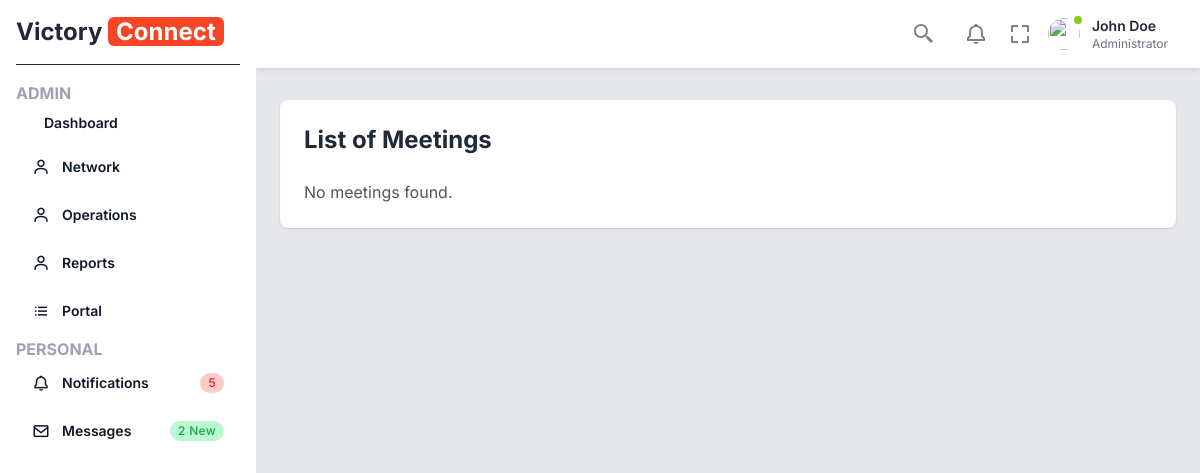
The page /meetings/ (signed in) on the database as committed earlier.
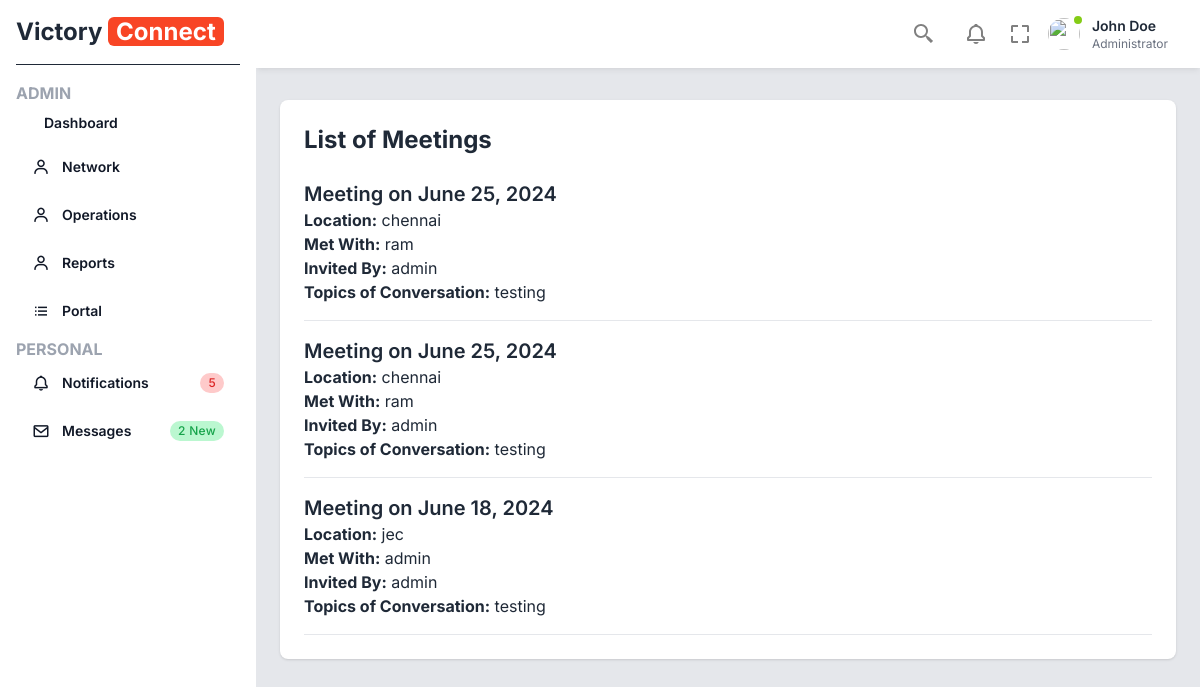
The same page on the database as committed later.
### base/models.py (models this page shows, shortened)
class Meeting(models.Model):
    MEETING_TYPES = [
        ('one_to_one', 'One-to-One'),
        ('group', 'Group'),
    ]
    chapter = models.CharField(max_length=100, default='Radiance')
    met_with = models.ForeignKey(User, on_delete=models.CASCADE, related_name='meetings_met_with')
    invited_by = models.ForeignKey(User, on_delete=models.CASCADE, related_name='meetings_invited_by')
    location = models.CharField(max_length=255)
    topics_of_conversation = models.TextField()
    date = models.DateField()
    meeting_type = models.CharField(max_length=10, choices=MEETING_TYPES, default='one_to_one')

### base/views/onetoone.py (the view)
# urls.py: path('meetings/', meeting_list, name='meeting_list'),
@login_required
def meeting_list(request):
    meetings = Meeting.objects.filter(invited_by=request.user)
    return render(request, 'oneslip/meeting_list.html', {'meetings': meetings})

### templates/oneslip/meeting_list.html (shortened to what this page needs)
{% extends 'base.html' %}
{% block content %}
<div class="container mx-auto px-4 py-8">
    <div class="max-w-4xl mx-auto bg-white p-6 rounded-lg shadow">
        <h1 class="text-2xl font-bold mb-6">List of Meetings</h1>
        {% if meetings %}
        <div class="space-y-4">
            {% for meeting in meetings %}
            <div class="border-b pb-4">
                <h2 class="text-xl font-semibold">Meeting on {{ meeting.date }}</h2>
                <p><strong>Location:</strong> {{ meeting.location }}</p>
                <p><strong>Met With:</strong> {{ meeting.met_with.username }}</p>
                <p><strong>Invited By:</strong> {{ meeting.invited_by.username }}</p>
                <p><strong>Topics of Conversation:</strong> {{ meeting.topics_of_conversation }}</p>
            </div>
            {% endfor %}
        </div>
        {% else %}
        <p class="text-gray-600">No meetings found.</p>
        {% endif %}
    </div>
</div>
{% endblock %}

### templates/base.html (shortened to what this page needs)
<!DOCTYPE html>
<html lang="en">
<head>
    <link href="https://fonts.bunny.net/css?family=figtree:400,500,600&display=swap" rel="stylesheet" />
    <link href='https://unpkg.com/boxicons@2.1.4/css/boxicons.min.css' rel='stylesheet'>
    <link href="https://cdn.jsdelivr.net/npm/remixicon@3.5.0/fonts/remixicon.css" rel="stylesheet">
    <script src="https://cdn.tailwindcss.com"></script>
     <link href="https://cdn.jsdelivr.net/npm/tailwindcss@2.2.19/dist/tailwind.min.css" rel="stylesheet">
     <link href="https://cdn.jsdelivr.net/npm/select2@4.1.0-rc.0/dist/css/select2.min.css" rel="stylesheet" />
     <link rel="stylesheet" href="https://cdnjs.cloudflare.com/ajax/libs/dropzone/5.9.3/dropzone.min.css">
</head>
<body class="text-gray-800 font-inter">
    <div class="fixed left-0 top-0 w-64 h-full bg-white p-4 z-50 sidebar-menu transition-transform">
        <a href="#" class="flex items-center pb-4 border-b border-b-gray-800">
            <h2 class="font-bold text-2xl">Victory <span class="bg-[#f84525] text-white px-2 rounded-md">Connect</span></h2>
        </a>
        <ul class="mt-4">
            <span class="text-gray-400 font-bold">ADMIN</span>
            <li class="mb-1 group">
                <a href="{% url 'dashboard' %}" class="flex font-semibold items-center py-2 px-4 text-gray-900 hover:bg-gray-950 hover:text-gray-100 rounded-md group-[.active]:bg-gray-800 group-[.active]:text-white group-[.selected]:bg-gray-950 group-[.selected]:text-gray-100">
                    <span class="text-sm">Dashboard</span>
                </a>
            </li>
            <li class="mb-1 group">
                <a href="" class="flex font-semibold items-center py-2 px-4 text-gray-900 hover:bg-gray-950 hover:text-gray-100 rounded-md group-[.active]:bg-gray-800 group-[.active]:text-white group-[.selected]:bg-gray-950 group-[.selected]:text-gray-100 sidebar-dropdown-toggle">
                    <i class='bx bx-user mr-3 text-lg'></i>
                    <span class="text-sm">Network</span>
                </a>
            </li>
            <li class="mb-1 group">
                <a href="" class="flex font-semibold items-center py-2 px-4 text-gray-900 hover:bg-gray-950 hover:text-gray-100 rounded-md group-[.active]:bg-gray-800 group-[.active]:text-white group-[.selected]:bg-gray-950 group-[.selected]:text-gray-100 sidebar-dropdown-toggle">
                    <i class='bx bx-user mr-3 text-lg'></i>
                    <span class="text-sm">Operations</span>
                </a>
            </li>
            <li class="mb-1 group">
                <a href="" class="flex font-semibold items-center py-2 px-4 text-gray-900 hover:bg-gray-950 hover:text-gray-100 rounded-md group-[.active]:bg-gray-800 group-[.active]:text-white group-[.selected]:bg-gray-950 group-[.selected]:text-gray-100 sidebar-dropdown-toggle">
                    <i class='bx bx-user mr-3 text-lg'></i>
                    <span class="text-sm">Reports</span>
                </a>
            </li>
            <li class="mb-1 group">
                <a href="" class="flex font-semibold items-center py-2 px-4 text-gray-900 hover:bg-gray-950 hover:text-gray-100 rounded-md group-[.active]:bg-gray-800 group-[.active]:text-white group-[.selected]:bg-gray-950 group-[.selected]:text-gray-100">
                    <i class='bx bx-list-ul mr-3 text-lg'></i>
                    <span class="text-sm">Portal</span>
                </a>
            </li>
            <span class="text-gray-400 font-bold">PERSONAL</span>
            <li class="mb-1 group">
                <a href="" class="flex font-semibold items-center py-2 px-4 text-gray-900 hover:bg-gray-950 hover:text-gray-100 rounded-md group-[.active]:bg-gray-800 group-[.active]:text-white group-[.selected]:bg-gray-950 group-[.selected]:text-gray-100">
                    <i class='bx bx-bell mr-3 text-lg' ></i>
                    <span class="text-sm">Notifications</span>
                    <span class=" md:block px-2 py-0.5 ml-auto text-xs font-medium tracking-wide text-red-600 bg-red-200 rounded-full">5</span>
                </a>
            </li>
            <li class="mb-1 group">
                <a href="" class="flex font-semibold items-center py-2 px-4 text-gray-900 hover:bg-gray-950 hover:text-gray-100 rounded-md group-[.active]:bg-gray-800 group-[.active]:text-white group-[.selected]:bg-gray-950 group-[.selected]:text-gray-100">
                    <i class='bx bx-envelope mr-3 text-lg' ></i>
                    <span class="text-sm">Messages</span>
                    <span class=" md:block px-2 py-0.5 ml-auto text-xs font-medium tracking-wide text-green-600 bg-green-200 rounded-full">2 New</span>
                </a>
            </li>
        </ul>
    </div>
    <main class="w-full md:w-[calc(100%-256px)] md:ml-64 bg-gray-200 min-h-screen transition-all main">
        <div class="py-2 px-6 bg-white flex items-center shadow-md shadow-black/5 sticky top-0 left-0 z-30">
            <ul class="ml-auto flex items-center">
                <li class="mr-1 dropdown">
                    <button type="button" class="dropdown-toggle text-gray-400 mr-4 w-8 h-8 rounded flex items-center justify-center  hover:text-gray-600">
                    </button>
                </li>
                <li class="dropdown">
                    <button type="button" class="dropdown-toggle text-gray-400 mr-4 w-8 h-8 rounded flex items-center justify-center  hover:text-gray-600">
                    </button>
                </li>
                <button id="fullscreen-button">
                    <svg xmlns="http://www.w3.org/2000/svg" width="24" height="24" class="hover:bg-gray-100 rounded-full" viewBox="0 0 24 24" style="fill: gray;transform: ;msFilter:;"><path d="M5 5h5V3H3v7h2zm5 14H5v-5H3v7h7zm11-5h-2v5h-5v2h7zm-2-4h2V3h-7v2h5z"></path></svg>
                </button>
                <li class="dropdown ml-3">
                    <button type="button" class="dropdown-toggle flex items-center">
                        <div class="flex-shrink-0 w-10 h-10 relative">
                            <div class="p-1 bg-white rounded-full focus:outline-none focus:ring">
                                <img class="w-8 h-8 rounded-full" src="https://laravelui.spruko.com/tailwind/ynex/build/assets/images/faces/9.jpg" alt=""/>
                                <div class="top-0 left-7 absolute w-3 h-3 bg-lime-500 border-2 border-white rounded-full"></div>
                            </div>
                        </div>
                        <div class="p-2 md:block text-left">
                            <h2 class="text-sm font-semibold text-gray-800">John Doe</h2>
                            <p class="text-xs text-gray-500">Administrator</p>
                        </div>
                    </button>
                </li>
            </ul>
        </div>
        {% block content %}
        {% endblock %}
    </main>
</body>
</html>

### templates/base.html (style rules this page uses)
html { line-height: 1.5; -webkit-text-size-adjust: 100%; -moz-tab-size: 4; -o-tab-size: 4; tab-size: 4; font-family: ui-sans-serif, system-ui, -apple-system, BlinkMacSystemFont, "Segoe UI", Roboto, "Helvetica Neue", Arial, "Noto Sans", sans-serif, "Apple Color Emoji", "Segoe UI Emoji", "Segoe UI Symbol", "Noto Color Emoji"; font-feature-settings: normal; font-variation-settings: normal; }
body { margin: 0; line-height: inherit; }
h1, h2, h3, h4, h5, h6 { font-size: inherit; font-weight: inherit; }
a { color: inherit; text-decoration: inherit; }
b, strong { font-weight: bolder; }
button, input, optgroup, select, textarea { font-family: inherit; font-feature-settings: inherit; font-variation-settings: inherit; font-size: 100%; font-weight: inherit; line-height: inherit; color: inherit; margin: 0; padding: 0; }
button, select { text-transform: none; }
button, [type='button'], [type='reset'], [type='submit'] { -webkit-appearance: button; background-color: transparent; background-image: none; }
blockquote, dl, dd, h1, h2, h3, h4, h5, h6, hr, figure, p, pre { margin: 0; }
ol, ul, menu { list-style: none; margin: 0; padding: 0; }
button, [role="button"] { cursor: pointer; }
img, svg, video, canvas, audio, iframe, embed, object { display: block; vertical-align: middle; }
img, video { max-width: 100%; height: auto; }
.fixed { position: fixed; }
.absolute { position: absolute; }
.relative { position: relative; }
.sticky { position: sticky; }
.left-0 { left: 0px; }
.top-0 { top: 0px; }
.z-30 { z-index: 30; }
.z-50 { z-index: 50; }
.mb-1 { margin-bottom: 0.25rem; }
.mb-6 { margin-bottom: 1.5rem; }
.ml-3 { margin-left: 0.75rem; }
.ml-auto { margin-left: auto; }
.mr-1 { margin-right: 0.25rem; }
.mr-3 { margin-right: 0.75rem; }
.mr-4 { margin-right: 1rem; }
.mt-4 { margin-top: 1rem; }
.flex { display: flex; }
.h-8 { height: 2rem; }
.h-full { height: 100%; }
.min-h-screen { min-height: 100vh; }
.w-64 { width: 16rem; }
.w-8 { width: 2rem; }
.w-full { width: 100%; }
.items-center { align-items: center; }
.justify-center { justify-content: center; }
.rounded { border-radius: 0.25rem; }
.rounded-full { border-radius: 9999px; }
.rounded-md { border-radius: 0.375rem; }
.border-b { border-bottom-width: 1px; }
.border-b-gray-800 { --tw-border-opacity: 1; border-bottom-color: rgb(31 41 55 / var(--tw-border-opacity)); }
.bg-white { --tw-bg-opacity: 1; background-color: rgb(255 255 255 / var(--tw-bg-opacity)); }
.p-1 { padding: 0.25rem; }
.p-4 { padding: 1rem; }
.p-6 { padding: 1.5rem; }
.px-4 { padding-left: 1rem; padding-right: 1rem; }
.px-6 { padding-left: 1.5rem; padding-right: 1.5rem; }
.py-2 { padding-top: 0.5rem; padding-bottom: 0.5rem; }
.pb-4 { padding-bottom: 1rem; }
.text-left { text-align: left; }
.font-inter { font-family: 'Inter', sans-serif; }
.text-2xl { font-size: 1.5rem; line-height: 2rem; }
.text-lg { font-size: 1.125rem; line-height: 1.75rem; }
.text-sm { font-size: 0.875rem; line-height: 1.25rem; }
.text-xl { font-size: 1.25rem; line-height: 1.75rem; }
.font-bold { font-weight: 700; }
.font-medium { font-weight: 500; }
.font-semibold { font-weight: 600; }
.tracking-wide { letter-spacing: 0.025em; }
.text-gray-400 { --tw-text-opacity: 1; color: rgb(156 163 175 / var(--tw-text-opacity)); }
.text-gray-800 { --tw-text-opacity: 1; color: rgb(31 41 55 / var(--tw-text-opacity)); }
.text-white { --tw-text-opacity: 1; color: rgb(255 255 255 / var(--tw-text-opacity)); }
.shadow-md { --tw-shadow: 0 4px 6px -1px rgb(0 0 0 / 0.1), 0 2px 4px -2px rgb(0 0 0 / 0.1); --tw-shadow-colored: 0 4px 6px -1px var(--tw-shadow-color), 0 2px 4px -2px var(--tw-shadow-color); box-shadow: var(--tw-ring-offset-shadow, 0 0 #0000), var(--tw-ring-shadow, 0 0 #0000), var(--tw-shadow); }
.shadow-black\/5 { --tw-shadow-color: rgb(0 0 0 / 0.05); --tw-shadow: var(--tw-shadow-colored); }
.transition-all { transition-property: all; transition-timing-function: cubic-bezier(0.4, 0, 0.2, 1); transition-duration: 150ms; }
.transition-transform { transition-property: transform; transition-timing-function: cubic-bezier(0.4, 0, 0.2, 1); transition-duration: 150ms; }
@media (min-width: 768px) { .md\:ml-64 { margin-left: 16rem; } }
@media (min-width: 768px) { .md\:w-\[calc\(100\%-256px\)\] { width: calc(100% - 256px); } }

Rows that differ between the two databases and show on the page:
added Meeting: date "June 25, 2024", location "chennai", met_with.username "ram", invited_by.username "admin", topics_of_conversation "testing"
added Meeting: date "June 25, 2024", location "chennai", met_with.username "ram", invited_by.username "admin", topics_of_conversation "testing"
added Meeting: date "June 18, 2024", location "jec", met_with.username "admin", invited_by.username "admin", topics_of_conversation "testing"
Other text that changed with them:
text no longer shown: "No meetings found."
